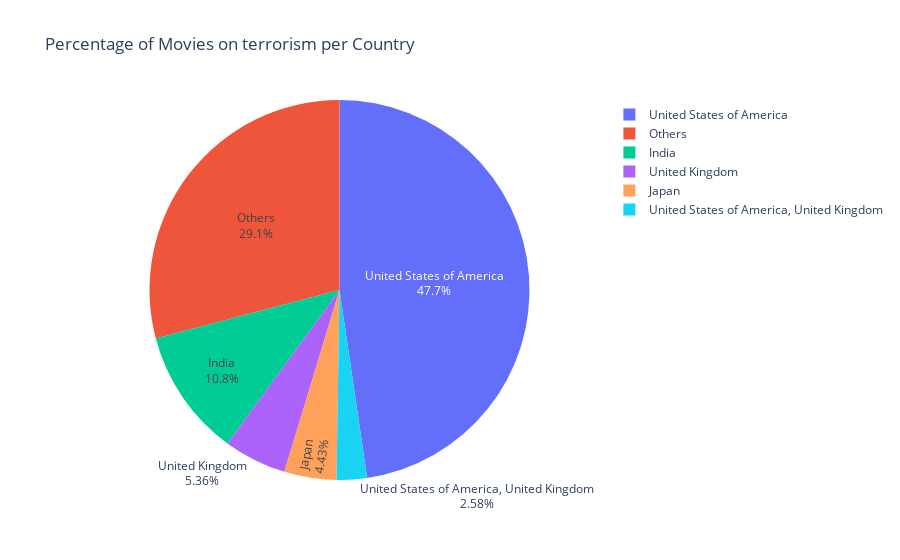

Here is the notebook cell this chart was saved with:
### Code cell
def plot_interactive_pie(df, column, title, n):
    counts = df[column].value_counts()
    # Keep the top n and sum the rest under "Others"
    top_counts = counts[:n]
    top_counts['Others'] = counts[n:].sum()
    fig = px.pie(values=top_counts, names=top_counts.index, title=title)
    fig.update_traces(textinfo='percent+label')
    fig.show()
plot_interactive_pie(exploded, 'Countries', 'Percentage of Movies on terrorism per Country', 5)

### Figure 1 — Plotly figure (JSON) as saved in the notebook; plotly's stock layout.template omitted (floating-point values rounded to 4 significant figures)
{"data": [{"domain": {"x": [0, 1], "y": [0, 1]}, "hovertemplate": "label=%{label}<br>value=%{value}<extra></extra>", "labels": ["United States of America", "India", "United Kingdom", "Japan", "United States of America, United Kingdom", "Others"], "legendgroup": "", "name": "", "showlegend": true, "textinfo": "percent+label", "type": "pie", "values": [3881, 883, 436, 361, 210, 2370]}], "layout": {"legend": {"tracegroupgap": 0}, "title": {"text": "Percentage of Movies on terrorism per Country"}}}
